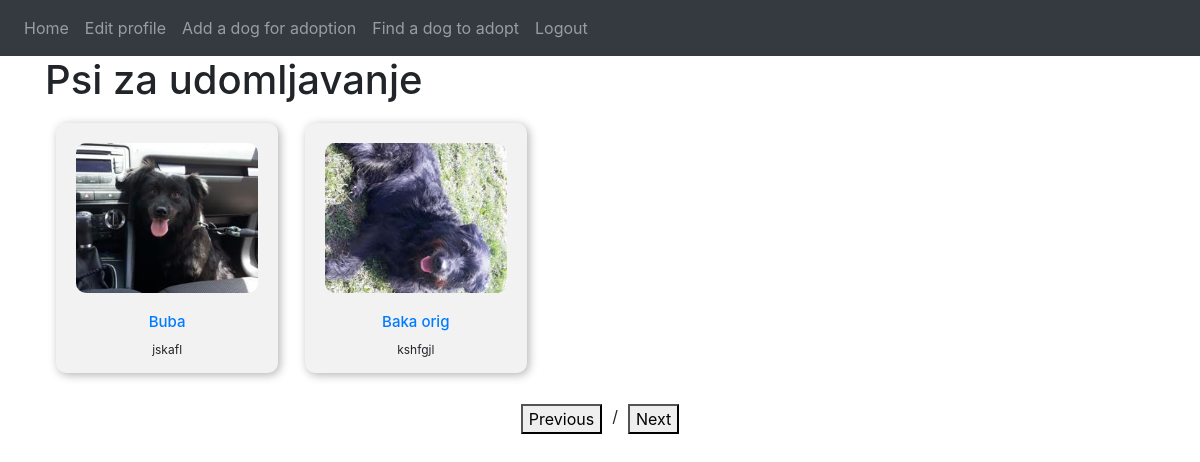
Screenshot of /home (signed in) with the database file from the repository.
### website/models.py (models this page shows, shortened)
class Note(db.Model):
    id = db.Column(db.Integer, primary_key = True)
    title = db.Column(db.String(150))
    data = db.Column(db.String(10000))
    image_file = db.Column(db.String(150), nullable=False)
    date_posted = db.Column(db.DateTime(timezone = True), default = func.now())
    user_id = db.Column(db.Integer, db.ForeignKey('user.id'))
    dog_info = db.relationship('DogInfo', backref = 'user', uselist = False)

### website/views.py (the view)
@login_required
def home():
    posts = Note.query.all()
    per_page = 10
    current_page = int(request.args.get('page', 1))
    total_pages = (len(posts) + per_page - 1) // per_page
    posts= posts[(current_page - 1) * per_page:current_page * per_page]
    return render_template("home.html", user = current_user, posts = posts, currentPage=current_page, totalPages=total_pages)

### website/templates/home.html (shortened to what this page needs)
{% extends "base.html" %} {% block title %}Psi za udomljavanje{% endblock %} {% block content
    %}
    <h1 text-align = "center">Psi za udomljavanje</h1>
      {% for post in posts %}
      <div class="dog-card">
        <img src="{{ url_for('static', filename='profile_pics/' + post.image_file) }}" alt="dog" />
        <h2><a href="{{ url_for('post', post_id = post.id )}}">{{ post.title }} </a></h2>
        <p>{{ post.data }} </p>
      </div>
      {% endfor %}
      <div class="pagination" >
        <button class="prev">Previous</button>
        <span class="page-number">{{ current_page }} / {{ total_pages }}</span>
        <button class="next">Next</button>
      </div>
    {% endblock %}

### website/templates/home.html (style rules this page uses)
.dog-card { display: inline-block; width: 20%; margin: 1%; text-align: center; vertical-align: top; flex-direction: column; align-items: center; height: 250px; background-color: #f2f2f2; border-radius: 10px; padding: 20px; box-shadow: 2px 2px 10px rgba(0, 0, 0, 0.3); }
.dog-card img { width: 100%; height: 150px; object-fit: cover; border-radius: 10px; margin-bottom: 20px; }
.dog-card h2 { font-size: 15px; margin-bottom: 10px; }
.dog-card p { font-size: 12px; }
.pagination { display: flex; justify-content: center; margin-top: 20px; }
.page-number { margin: 0 10px; }

### rows the page displays
Note: image_file (picture), title "Buba", data "jskafl"
Note: image_file (picture), title "Baka orig", data "kshfgjl"
